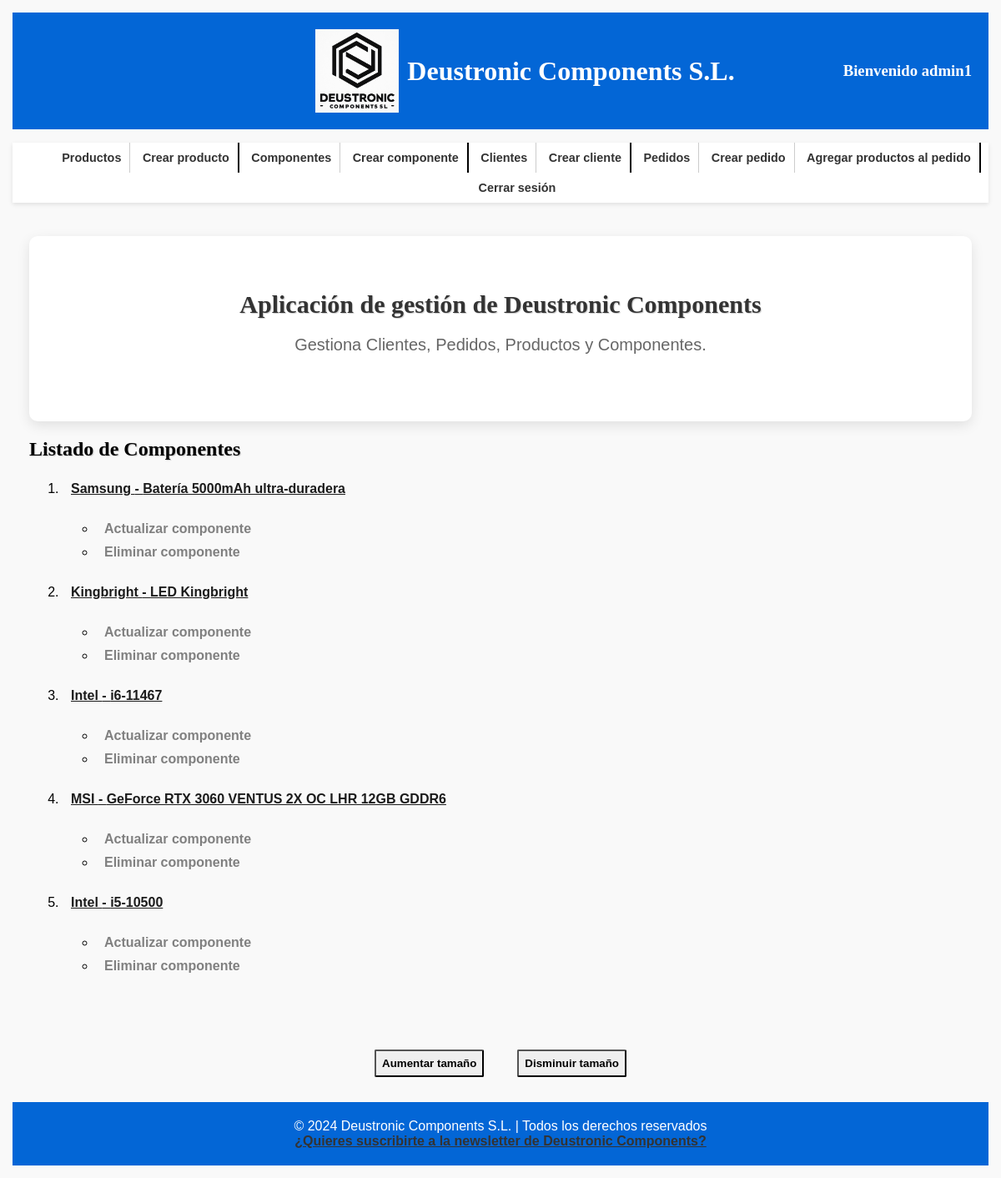
Page /appDeustronicComponents/componentes/ (signed in) on the committed database.
### appDeustronicComponents/models.py (models this page shows, shortened)
class Componente(models.Model):
    cod_ref_comp = models.CharField(max_length=100, primary_key=True)
    modelo = models.CharField(max_length=100)
    marca = models.CharField(max_length=100)
    created = models.DateTimeField(auto_now_add=True)
    updated = models.DateTimeField(auto_now=True)
    class Meta:
        verbose_name_plural = "componentes"
        verbose_name = "componente"
        ordering = ["-created"]

### appDeustronicComponents/views.py (the view)
# urls.py: path('componentes/', ComponenteListView.as_view(), name='lista_componentes'),
class ComponenteListView(ListView):
    model = Componente
    template_name = 'appDeustronicComponents/componentes_list.html'
    context_object_name = 'componentes'
    @method_decorator(login_required)
    def dispatch(self, request, *args, **kwargs):
        return super().dispatch(request, *args, **kwargs)

### templates/appDeustronicComponents/componentes_list.html (shortened to what this page needs)
{% extends 'base.html' %}
{% block contenido %}
    <h2 class="izq">Listado de Componentes</h2>
    <ul class="lista">
        {% for componente in componentes %}
            <li><a href="{% url 'detalle_componente' componente.pk %}">{{ componente.marca }}
                - {{ componente.modelo }}</a></li>
            <ul>
                <li><a href="{% url 'actualizar_componente' componente.pk %}">Actualizar componente</a></li>
                <li><a href="{% url 'eliminar_componente' pk=componente.pk %}">Eliminar componente</a></li>
            </ul>
        {% empty %}
            <li>No hay modelos disponibles</li>
        {% endfor %}
    </ul>
{% endblock %}

### templates/base.html (shortened to what this page needs)
<!DOCTYPE html>
<html lang="es">
<head>
    {% load static %}
    <link rel="stylesheet" href="{% static 'css/style.css' %}">
</head>
<body>
<header>
    <div class="logo-container">
        <a href="/appDeustronicComponents/">
            <img src="{% static 'images/logo.jpg' %}" alt="Deustronic Components Logo">
        </a>
        <h1>Deustronic Components S.L.</h1>
    </div>
    <div class="Bienvenida">
        <h3>
            Bienvenido {{ request.user.username }}
        </h3>
    </div>
</header>
<nav>
    <ul id="listaNav">
        <li><a href="{% url 'lista_productos' %}">Productos</a></li>
        <li class="separador"><a href="{% url 'crear_producto' %}">Crear producto</a></li>
        <li><a href="{% url 'lista_componentes' %}">Componentes</a></li>
        <li class="separador"><a href="{% url 'crear_componente' %}">Crear componente</a></li>
        <li><a href="{% url 'lista_clientes' %}">Clientes</a></li>
        <li class="separador"><a href="{% url 'crear_cliente' %}">Crear cliente</a></li>
        <li><a href="{% url 'lista_pedido_productos' %}">Pedidos</a></li>
        <li><a href="{% url 'crear_pedido' %}">Crear pedido</a></li>
        <li class="separador"><a href="{% url 'crear_pedido_producto' %}">Agregar productos al pedido</a></li>
        <li><a href="{% url 'logout' %}">Cerrar sesión</a></li>
    </ul>
</nav>
<div id="content">
    <section class="main-section">
        <h2>Aplicación de gestión de Deustronic Components</h2>
        <p>Gestiona Clientes, Pedidos, Productos y Componentes.</p>
    </section>
    {% block contenido %}{% endblock %}
</div>
<div id="tamaño_texto">
    <button id="aumentar">Aumentar tamaño</button>
    <button id="disminuir">Disminuir tamaño</button>
</div>
<footer>
    &copy; 2024 Deustronic Components S.L. | Todos los derechos reservados
    <br>
    <a href="{% url 'mail' %}" class="newsletter">¿Quieres suscribirte a la newsletter de Deustronic Components?</a>
</footer>
</body>
</html>

### static/css/style.css (style rules this page uses)
html { box-sizing: border-box; font-size: 62.5%; }
*, *:before, *:after { box-sizing: inherit; }
img { max-width: 100%; display: flex; }
h1, h2, h3 { font-family: "Playfair Display", serif; }
h2 { text-align: center; text-shadow: 1px 1px 1px rgba(0, 0, 0, 0.2); }
.izq { text-align: left; }
body { font-family: Arial, sans-serif; margin: 1rem; padding: 0.5rem; background-color: #f9f9f9; font-size: 1.6rem; }
header { background-color: #0366d6; padding: 20px; color: #fff; display: flex; justify-content: space-between; align-items: center; text-align: center; }
.logo-container { margin-left: 30rem; display: flex; align-items: center; justify-content: center; flex-grow: 1; }
.logo-container h1 { margin: 0; }
.Bienvenida { display: flex; align-items: center; justify-content: flex-end; text-align: right; flex-grow: 1; margin-left: auto; }
nav { background-color: #fff; box-shadow: 0 2px 5px rgba(0, 0, 0, 0.1); text-align: center; }
nav ul li:last-child { border-right: 0; }
a { color: #333; font-weight: bold; transition: color 0.3s ease; text-decoration: underline; }
#content { margin: 20px auto; padding: 20px; min-width: 100%; max-width: 100%; display: block; }
.main-section { background-color: #fff; border-radius: 10px; box-shadow: 0 5px 15px rgba(0, 0, 0, 0.1); padding: 40px; text-align: center; }
.main-section h2 { color: #333; font-size: 3rem; margin-bottom: 20px; }
.main-section p { color: #666; font-size: 2rem; margin-bottom: 40px; text-align: center; }
footer { background-color: #0366d6; color: #fff; text-align: center; padding: 20px 0; }

### rows in the picture
Componente: marca "Samsung", modelo "Batería 5000mAh ultra-duradera"
Componente: marca "Kingbright", modelo "LED Kingbright"
Componente: marca "Intel", modelo "i6-11467"
Componente: marca "MSI", modelo "GeForce RTX 3060 VENTUS 2X OC LHR 12GB GDDR6"
Componente: marca "Intel", modelo "i5-10500"

### other values in the picture
{{ request.user.username }} "admin1"
